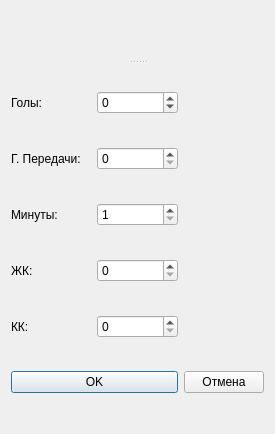
<?xml version="1.0" encoding="UTF-8"?>
<ui version="4.0">
 <class>StatisticDialog</class>
 <widget class="QDialog" name="StatisticDialog">
  <property name="geometry">
   <rect>
    <x>0</x>
    <y>0</y>
    <width>275</width>
    <height>434</height>
   </rect>
  </property>
  <property name="windowTitle">
   <string>Dialog</string>
  </property>
  <layout class="QGridLayout" name="gridLayout_2">
   <item row="0" column="0">
    <widget class="QSplitter" name="splitter">
     <property name="orientation">
      <enum>Qt::Vertical</enum>
     </property>
     <widget class="QLabel" name="titleLabel">
      <property name="sizePolicy">
       <sizepolicy hsizetype="Preferred" vsizetype="Fixed">
        <horstretch>0</horstretch>
        <verstretch>0</verstretch>
       </sizepolicy>
      </property>
      <property name="font">
       <font>
        <pointsize>15</pointsize>
       </font>
      </property>
      <property name="text">
       <string/>
      </property>
     </widget>
     <widget class="QWidget" name="">
      <property name="sizePolicy">
       <sizepolicy hsizetype="Preferred" vsizetype="Fixed">
        <horstretch>0</horstretch>
        <verstretch>0</verstretch>
       </sizepolicy>
      </property>
      <layout class="QGridLayout" name="gridLayout">
       <item row="0" column="0">
        <widget class="QLabel" name="label">
         <property name="text">
          <string>Голы:</string>
         </property>
        </widget>
       </item>
       <item row="1" column="0">
        <widget class="QLabel" name="label_2">
         <property name="text">
          <string>Г. Передачи:</string>
         </property>
        </widget>
       </item>
       <item row="2" column="0">
        <widget class="QLabel" name="label_3">
         <property name="text">
          <string>Минуты:</string>
         </property>
        </widget>
       </item>
       <item row="3" column="0">
        <widget class="QLabel" name="label_4">
         <property name="text">
          <string>ЖК:</string>
         </property>
        </widget>
       </item>
       <item row="4" column="0">
        <widget class="QLabel" name="label_5">
         <property name="text">
          <string>КК:</string>
         </property>
        </widget>
       </item>
       <item row="5" column="0" colspan="2">
        <widget class="QPushButton" name="okButton">
         <property name="text">
          <string>OK</string>
         </property>
        </widget>
       </item>
       <item row="5" column="2">
        <widget class="QPushButton" name="cancelButton">
         <property name="text">
          <string>Отмена</string>
         </property>
        </widget>
       </item>
       <item row="4" column="1">
        <widget class="QSpinBox" name="redSpinBox">
         <property name="maximum">
          <number>1</number>
         </property>
        </widget>
       </item>
       <item row="3" column="1">
        <widget class="QSpinBox" name="yellowSpinBox">
         <property name="maximum">
          <number>2</number>
         </property>
        </widget>
       </item>
       <item row="2" column="1">
        <widget class="QSpinBox" name="minutesSpinBox">
         <property name="minimum">
          <number>1</number>
         </property>
         <property name="maximum">
          <number>120</number>
         </property>
        </widget>
       </item>
       <item row="1" column="1">
        <widget class="QSpinBox" name="assistsSpinBox"/>
       </item>
       <item row="0" column="1">
        <widget class="QSpinBox" name="goalSpinBox">
         <property name="minimum">
          <number>-99</number>
         </property>
        </widget>
       </item>
      </layout>
     </widget>
    </widget>
   </item>
  </layout>
 </widget>
 <resources/>
 <connections/>
</ui>
